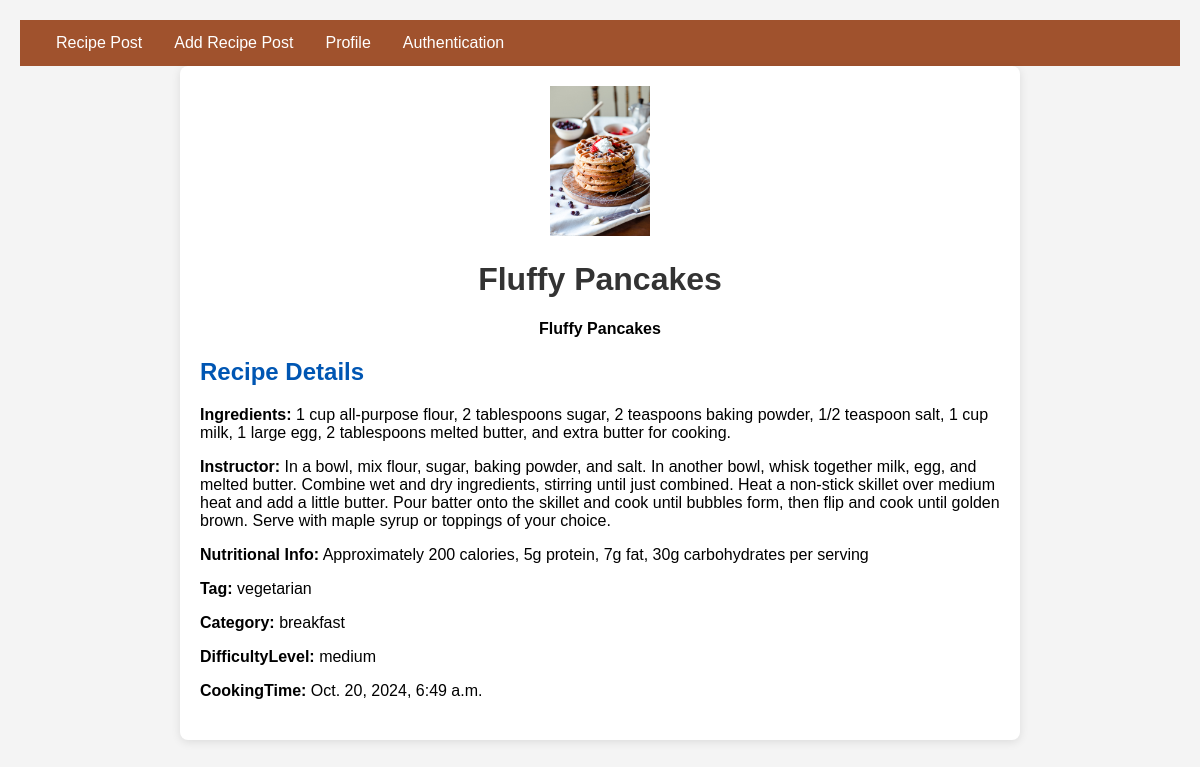
Page /postview/8 (signed in) on the committed database.
### myapp/models.py (models this page shows, shortened)
class RecipePostModel(models.Model):
    Tag=[
        ('vegetarian','Vegetarian'),
        ('non-vegetarian','Non-Vegetarian'),
    ]
    Level=[
        ('high','high'),
        ('medium','Medium'),
        ('low','Low'),
    ]
    CATEGORY=[
        ('breakfast','breakfast'),
        ('lunch','Lunch'),
        ('dinner','Dinner'),
    ]
    user=models.ForeignKey(Custom_user,on_delete=models.CASCADE,null=True)
    RecipeTitle=models.CharField(max_length=500,null=True)
    Nutritional_Info=models.CharField(max_length=500,null=True)
    Ingredients=models.CharField(max_length=1000,null=True)
    Instructor=models.CharField(max_length=1000,null=True)
    Category=models.CharField(choices=CATEGORY, max_length=100,null=True)
    Tag=models.CharField(choices=Tag, max_length=100,null=True)
    DifficultyLevel=models.CharField(choices=Level, max_length=100,null=True)
    Image=models.ImageField(upload_to='Media/Blog_Pic',null=True)
    PreparetionTime = models.DateTimeField(default=timezone.now,null=True)
    CookingTime = models.DateTimeField(default=timezone.now,null=True)
    TotalTime = models.DateTimeField(default=timezone.now,null=True)

### myproject/views.py (the view)
# urls.py: path('postview/<int:id>', postview, name='postview'),
def postview(req,id):
    current_user=req.user
    Job=RecipePostModel.objects.filter(id=id)
    text={
        'Job':Job,
    }
    return render(req,'view.html',text)

### template/view.html (shortened to what this page needs)
{% extends 'base.html' %}
{% block body %}
<!DOCTYPE html>
<html lang="en">
<head>
</head>
<body>
    <div class="container">
        {% for i in Job %}
        <header class="profile-header">
            <img src="/{{ i.Image }}" alt="Company Logo" class="company-logo">
            <h1>{{ i.RecipeTitle }}</h1>
            <p class="company-name">{{ i.RecipeTitle }}</p>
        </header>
        <section class="job-details">
            <h2>Recipe Details</h2>
            <p><strong>Ingredients:</strong> {{ i.Ingredients }}</p>
            <p><strong>Instructor:</strong> {{ i.Instructor }}</p>
            <p><strong>Nutritional Info:</strong> {{ i.Nutritional_Info }}</p>
            <p><strong>Tag:</strong> {{ i.Tag }}</p>
            <p><strong>Category:</strong> {{ i.Category }}</p>
            <p><strong>DifficultyLevel:</strong> {{ i.DifficultyLevel }}</p>
            <p><strong>CookingTime:</strong> {{ i.CookingTime }}</p>
        </section>
        {% endfor %}
    </div>
</body>
</html>
{% endblock body %}

### template/base.html (style rules this page uses)
body { background-color:white; }

### template/view.html (style rules this page uses)
body { font-family: Arial, sans-serif; background-color: #f4f4f4; margin: 0; padding: 20px; }
.container { background: #ffffff; border-radius: 8px; box-shadow: 0 2px 10px rgba(0, 0, 0, 0.1); padding: 20px; max-width: 800px; margin: auto; }
.profile-header { text-align: center; }
.company-logo { width: 100px; }
h1 { color: #333; }
.company-name { font-weight: bold; }
section { margin: 20px 0; }
h2 { color: #0056b3; }

### rows in the picture
RecipePostModel: Image (picture), RecipeTitle "Fluffy Pancakes", Ingredients "1 cup all-purpose flour, 2 tablespoons sugar, 2 teaspoons baking powder, 1/2 teaspoon salt, 1 cup milk, 1 large egg, 2 tablespoons melted butter, and extra butter for cooking.", Instructor "In a bowl, mix flour, sugar, baking powder, and salt. In another bowl, whisk together milk, egg, and melted butter. Combine wet and dry ingredients, stirring until just combined. Heat a non-stick skillet over medium heat and add a little butter. Pour batter onto the skillet and cook until bubbles form, then flip and cook until golden brown. Serve with maple syrup or toppings of your choice.", Nutritional_Info "Approximately 200 calories, 5g protein, 7g fat, 30g carbohydrates per serving", Tag "vegetarian", Category "breakfast", DifficultyLevel "medium", CookingTime "Oct. 20, 2024, 6:49 a.m."
